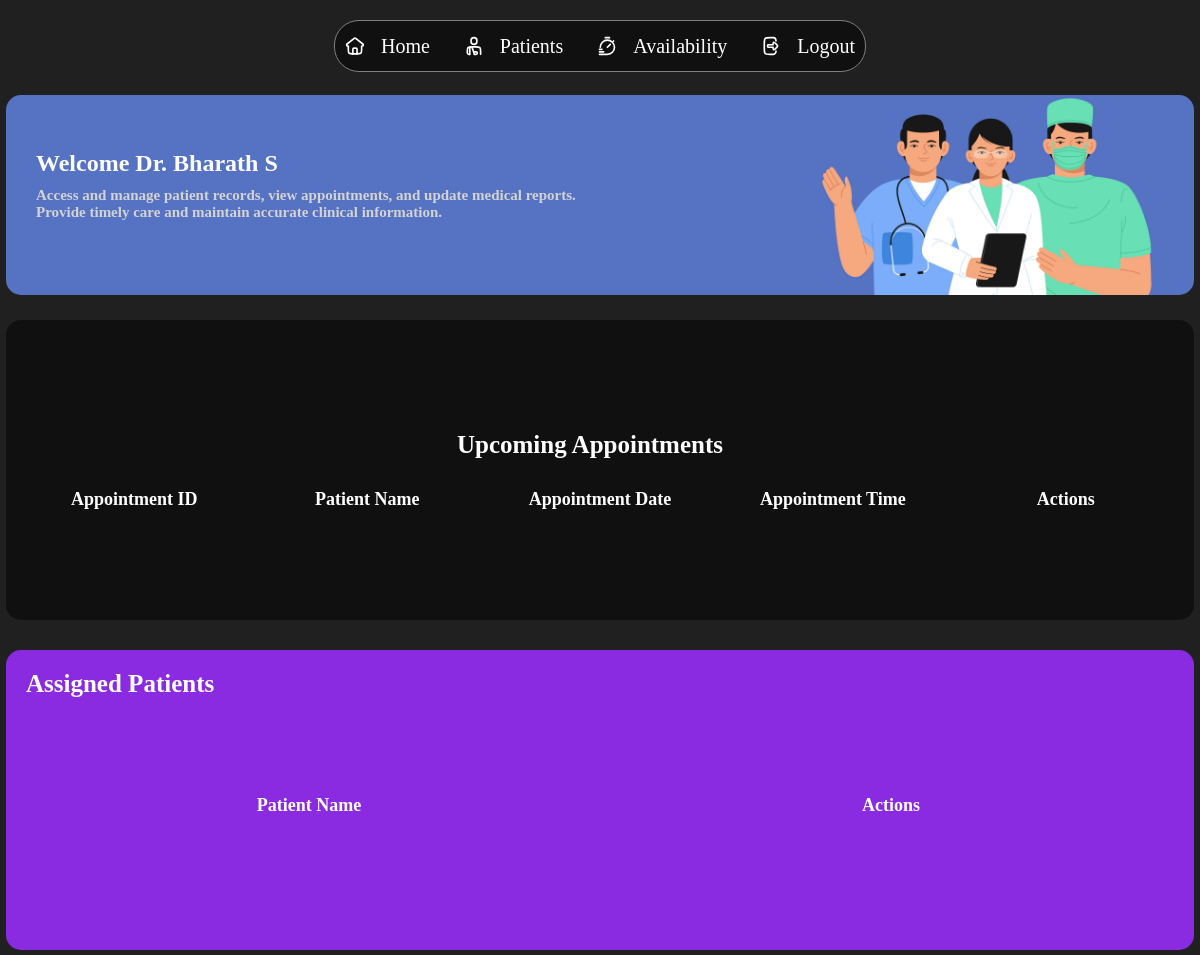
Before: /doctor_dashboard (signed in) with the older database file.
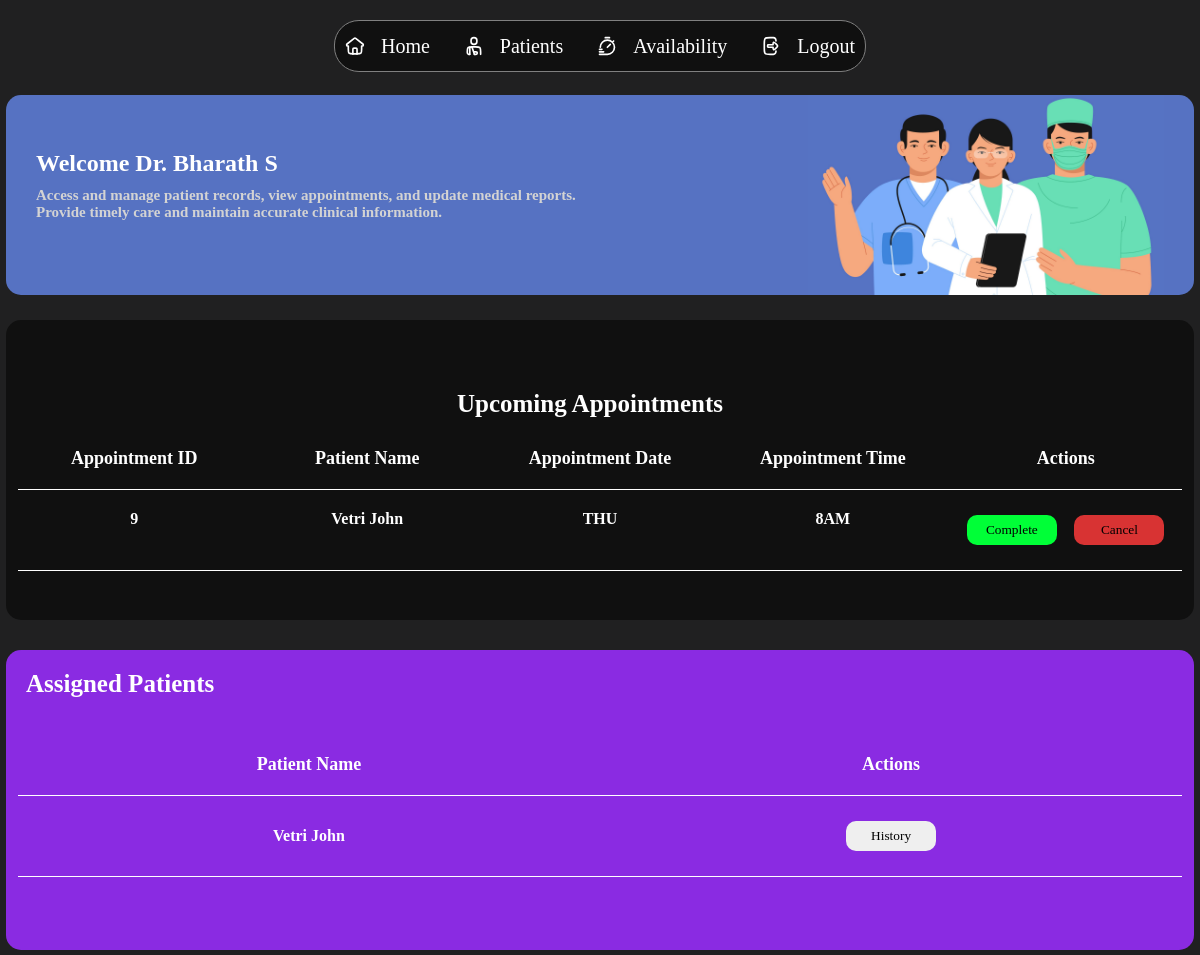
After: the same page with the newer database file.
### tables this page shows
CREATE TABLE APPOINTMENTS(
                APPOINTMENT_ID INTEGER PRIMARY KEY AUTOINCREMENT,
                PATIENT_ID INTEGER,
                PATIENT_NAME TEXT,
                DOC_ID INTEGER,
                DOC_NAME TEXT,
                APPOINTMENT_DATE DATE,
                APPOINTMENT_TIME TIME,
                STATUS TEXT,
                FOREIGN KEY (PATIENT_ID) REFERENCES PATIENTS (PATIENT_ID),
                FOREIGN KEY (PATIENT_NAME) REFERENCES PATIENTS (PATIENT_NAME),
                FOREIGN KEY (DOC_ID) REFERENCES DOCTORS (DOC_ID),
                FOREIGN KEY (DOC_NAME) REFERENCES DOCTORS (DOC_NAME),
                UNIQUE (DOC_ID, APPOINTMENT_DATE, APPOINTMENT_TIME));

### app.py (the view)
@app.route('/doctor_dashboard')
def doctor_dashboard():
    uname = request.form.get('doc_name') or session.get('username')
    uid = request.form.get('doc_id') or session.get('userid')
    con = sqlite3.connect(database)
    cur = con.cursor()
    cur.execute('SELECT DOC_ID, DOC_NAME FROM DOCTORS WHERE DOC_NAME LIKE ?', (f"%{uname}%",))
    res = cur.fetchone()
    docid, drname = res[0], res[1]
    cur.execute("SELECT APPOINTMENT_ID, PATIENT_NAME, APPOINTMENT_DATE, APPOINTMENT_TIME FROM APPOINTMENTS WHERE DOC_NAME=? AND STATUS='Booked'",(drname,))
    tab=cur.fetchall()
    return render_template("doctor/dashboard.html",drname=drname,tab=tab)

### Templates/doctor/dashboard.html (shortened to what the changed rows need)
<!DOCTYPE html>
<html lang="en">
<head>
    <link rel="stylesheet" href="{{ url_for('static', filename='css/admindash.css') }}">
</head>
<body>
    <section class="main">
        <div class="view">
            <div class="welcome">
                <div class="text">
                    <h1>Welcome {{drname}}</h1>
                    <h2>Access and manage patient records, view appointments, and update medical reports.<br>Provide timely care and maintain accurate clinical information.</h2>
                </div>
            </div>
            <div class="appointments">
                <h1 id="hmm">Upcoming Appointments</h1>
                <div class="titlee">
                    <div class="app">
                        <h1>Appointment ID</h1>
                    </div>
                    <div class="patient">
                        <h1>Patient Name</h1>
                    </div>
                    <div class="patient">
                        <h1>Appointment Date</h1>
                    </div>
                    <div class="patient">
                        <h1>Appointment Time</h1>
                    </div>
                    <div class="stat">
                        <h1>Actions</h1>
                    </div>
                </div>
                {% for i in tab%}
                <div class="title">
                    <div class="app">
                        <h1>{{i[0]}}</h1>
                    </div>
                    <div class="patient">
                        <h1>{{i[1]}}</h1>
                    </div>
                    <div class="patient">
                        <h1>{{i[2]}}</h1>
                    </div>
                    <div class="patient">
                        <h1>{{i[3]}}</h1>
                    </div>
                    <div class="stat" style="display: flex; justify-content: space-evenly; align-items: center; ">
                        <form action="{{url_for('treatment')}}" method="POST">
                            <button type="submit" style="background-color: rgb(0, 255, 55);">Complete</button>
                        </form>
                        <form action="{{url_for('cancelapp',app_id=i[0])}}" method="post">
                            <button type="submit" style="background-color: rgb(216, 51, 51);">Cancel</button>
                        </form>
                    </div>
                </div>
                {% endfor %}
            </div>
            <div class="appointmentss" style="display: flex; justify-content: space-between; background:none;">
                <div class="appointments" style="width: 100%; background-color: blueviolet; margin-top: 0px; margin-bottom: 0px; position: relative;">
                    <h1 style="position: absolute; top: 20px; left: 20px;">Assigned Patients</h1>
                    <div class="titlee">
                    <div class="patient">
                        <h1>Patient Name</h1>
                    </div>
                    <div class="stat">
                        <h1>Actions</h1>
                    </div>
                </div>
                {% for i in tab%}
                <div class="title">
                    <div class="patient" style="display: flex; align-items: center; justify-content: center;">
                        <h1>{{i[1]}}</h1>
                    </div>
                    <div class="patient" style="text-align: center; display: flex; align-items: center; justify-content: center;">
                        <button popovertarget="mypopover">History</button>
                    </div>
                </div>
                {% endfor %}
            </div>
        </div>
    </section>
</body>
</html>

Changed rows visible on the page:
added APPOINTMENTS: APPOINTMENT_ID "9", PATIENT_NAME "Vetri John", APPOINTMENT_DATE "THU", APPOINTMENT_TIME "8AM"
